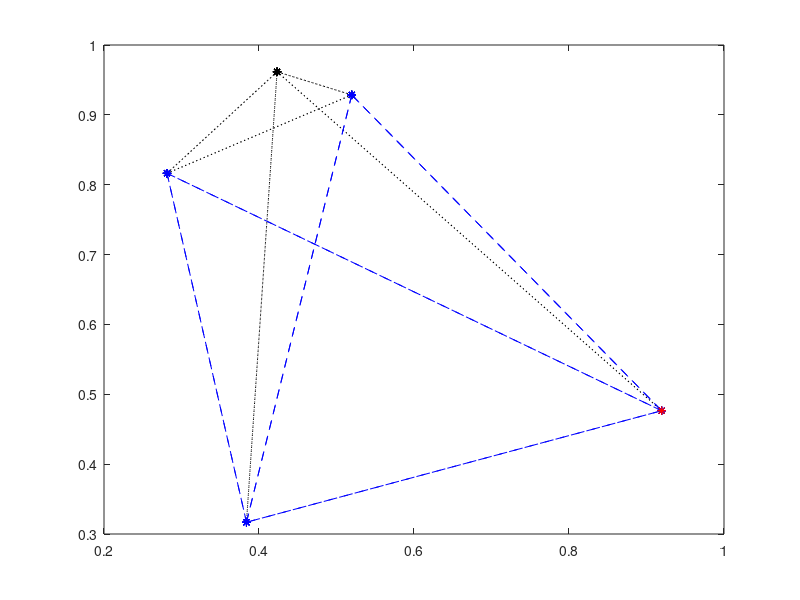

Source code (MATLAB):
function plot_graph()
    n=5;
    wierzch=rand(n,2);
    smrod=rand(n,n)*2;
    smrod=smrod*smrod';
    smrod=smrod./max(max(smrod));
    smrod=smrod*1.5;
    slabe=smrod<0.5;
    srednie=(smrod<1.0 & smrod>=0.5);
    mocne=(smrod>=1.0);
    gplot(slabe,wierzch,'k:*');
    hold on;
    gplot(srednie,wierzch,'b--*');
    hold on;
    gplot(mocne, wierzch,'r-*');
end